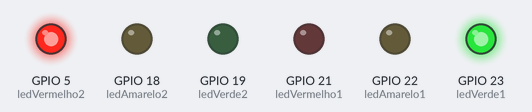
Recording of a sketch running on a simulated ESP32. Shown: output pins drawn as LEDs (lit = HIGH). What the sketch prints to the serial monitor is not drawn.

Above: at 2.5 s.
At 6.0 s:
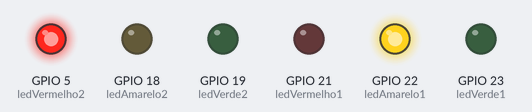
At 9.5 s:
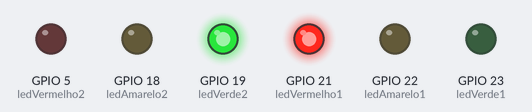
At 13.0 s:
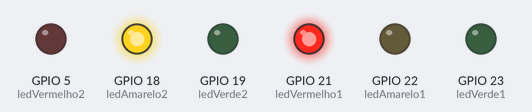
Timing chart, 0 to 18.2 s (numbered marks = the images above):
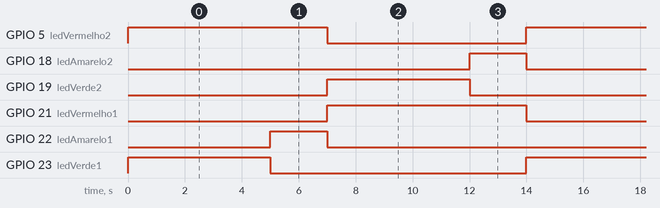

The sketch:

semaforoprj.ino
```cpp
//Biblioteca para utilizar wifi
#include <WiFi.h>
#include <WiFiClient.h>
//Bibliotea para criar servidor http
#include <WebServer.h>
//Trabalhar com textos, padrão
#include <string.h>

//Cria instrancia da biblioteca  WebServer passando
//a porta de funcionamento nesse caso a padrão 80
WebServer server(80);

//Definindo nome e senha da rede wifi
const char *ssid = "wifi-IJHG";
const char *password = "12345678";

//Definindo a configuração de rede
IPAddress local_IP(192,168,0,100);
IPAddress gateway(19,168,0,1);
IPAddress subnet(255,255,255,0);


// Definição dos pinos dos LEDs
const int ledVerde1 = 23;
const int ledVerde2 = 19;
const int ledAmarelo1 = 22;
const int ledAmarelo2 = 18;
const int ledVermelho1 = 21;
const int ledVermelho2 = 5;

int tempoAmarelo= 2000;
int tempoVerde= 5000;

void primeiroEstagio() {
digitalWrite(ledVerde1, HIGH);
digitalWrite(ledVermelho2, HIGH);
delay(tempoVerde);
}


void segundoEstagio() {
  digitalWrite(ledVerde1, LOW);
  digitalWrite(ledAmarelo1, HIGH);
  delay(tempoAmarelo);
}


void terceiroEstagio() {
  digitalWrite(ledVerde2, HIGH);
  digitalWrite(ledAmarelo1, LOW);
  digitalWrite(ledVermelho1, HIGH);
  digitalWrite(ledVermelho2, LOW);
  delay(tempoVerde);
}

void quartoEstagio(){
  digitalWrite(ledVerde2, LOW);
  digitalWrite(ledAmarelo2, HIGH);
  delay(tempoAmarelo);
}

void quintoEstagio(){
  digitalWrite(ledAmarelo2, LOW);
  digitalWrite(ledVermelho1, LOW);
}

void setup() {
   Serial.begin(115200);
  //Configurando e iniciando o Acess Point com o ESP
  Serial.print("Configurando Wifi...");
  Serial.println(WiFi.softAPConfig(local_IP, gateway, subnet)? "Okay" : "Erro na conf");
  Serial.print("Iniciando a Wifi...");
  Serial.println(WiFi.softAP(ssid, password)? "Okay" : "Erro na inicialização");
  Serial.print("IP do AP: ");
  Serial.println(WiFi.softAPIP());
  // Configuração dos pinos como saída
  pinMode(ledVerde1, OUTPUT);
  pinMode(ledVerde2, OUTPUT);
  pinMode(ledAmarelo1, OUTPUT);
  pinMode(ledAmarelo2, OUTPUT);
  pinMode(ledVermelho1, OUTPUT);
  pinMode(ledVermelho2, OUTPUT);
}

void loop() {
primeiroEstagio();
segundoEstagio();
terceiroEstagio();
quartoEstagio();
quintoEstagio();
}
```

Measured:
- by itself, GPIO 5 (ledVermelho2), GPIO 21 (ledVermelho1): alternates HIGH for 7.0 s and LOW for 7.0 s
- by itself, GPIO 18 (ledAmarelo2), GPIO 22 (ledAmarelo1): alternates HIGH for 2.0 s and LOW for 12.0 s
- by itself, GPIO 19 (ledVerde2), GPIO 23 (ledVerde1): alternates HIGH for 5.0 s and LOW for 9.0 s
